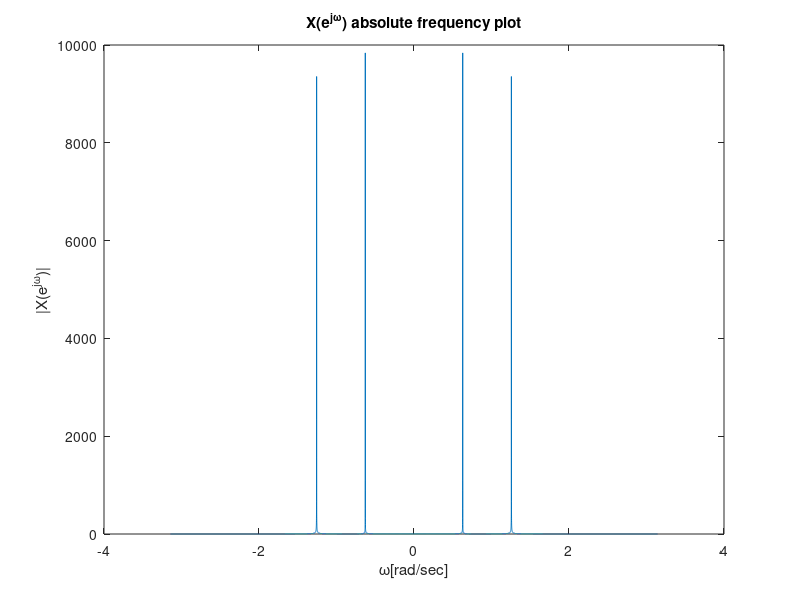

Recreate this plot in MATLAB.
clc;
clear all;
clearvars;
load ('LPF.mat');

%Setup
n_max = 10000;
T_s = 1;
num_samples = 2*(n_max/T_s)+1;

%Setup x[n]
n = linspace(-n_max,n_max,num_samples);
x = 2*cos((3*pi/10)*n).*cos((pi/10)*n);

%Get X
X = fftshift(fft(x));

%Plotting
w=linspace(-pi,pi,length(X));
plot(w,abs(X));
title('X(e^{j\omega}) absolute frequency plot');
xlabel('\omega[rad/sec]');
ylabel('|X(e^{j\omega})|');